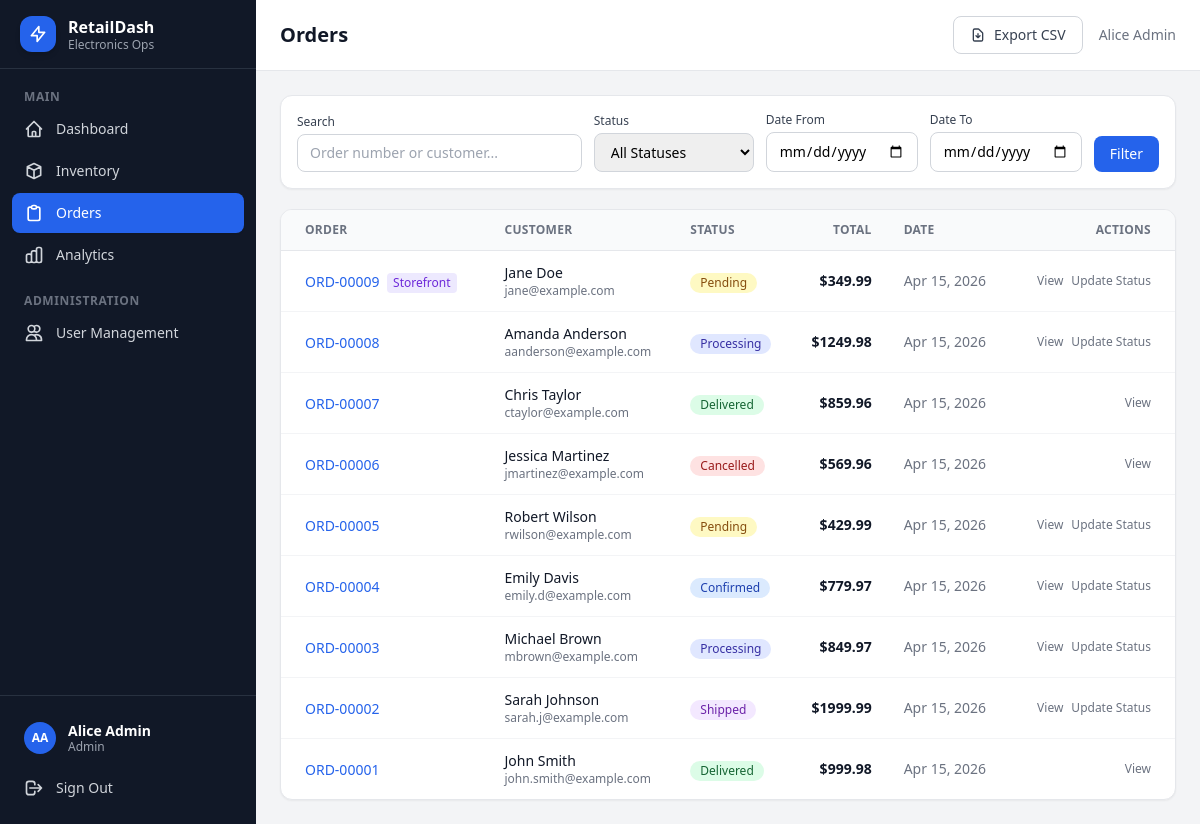
Screenshot of /orders/ (signed in) with the database file from the repository.
### apps/accounts/models.py (models this page shows, shortened)
class Profile(models.Model):
    ROLE_CHOICES = [
        ('admin', 'Admin'),
        ('manager', 'Manager'),
        ('analyst', 'Analyst'),
        ('staff', 'Staff'),
    ]
    user = models.OneToOneField(User, on_delete=models.CASCADE, related_name='profile')
    role = models.CharField(max_length=20, choices=ROLE_CHOICES, default='staff')
    phone = models.CharField(max_length=20, blank=True, null=True)
    avatar = models.ImageField(upload_to='avatars/', blank=True, null=True)

### apps/orders/models.py (models this page shows, shortened)
class Order(models.Model):
    STATUS_CHOICES = [
        ('pending', 'Pending'),
        ('confirmed', 'Confirmed'),
        ('processing', 'Processing'),
        ('shipped', 'Shipped'),
        ('delivered', 'Delivered'),
        ('cancelled', 'Cancelled'),
    ]
    SOURCE_CHOICES = [
        ('storefront', 'Storefront'),
        ('internal', 'Internal'),
    ]
    order_number = models.CharField(max_length=20, unique=True, blank=True)
    customer_name = models.CharField(max_length=200)
    customer_email = models.EmailField()
    customer_phone = models.CharField(max_length=20, blank=True)
    status = models.CharField(max_length=20, choices=STATUS_CHOICES, default='pending')
    total_amount = models.DecimalField(max_digits=12, decimal_places=2, default=0)
    source = models.CharField(max_length=20, choices=SOURCE_CHOICES, default='internal')
    created_by = models.ForeignKey(User, on_delete=models.SET_NULL, null=True, related_name='orders')
    created_at = models.DateTimeField(auto_now_add=True)
    updated_at = models.DateTimeField(auto_now=True)
    class Meta:
        ordering = ['-created_at']

### apps/orders/views.py (the view)
# urls.py: path('', views.order_list, name='order_list'),
@login_required
@role_required('admin', 'manager', 'staff')
def order_list(request):
    orders = Order.objects.select_related('created_by').all()
    status_filter = request.GET.get('status', '')
    date_from = request.GET.get('date_from', '')
    date_to = request.GET.get('date_to', '')
    search = request.GET.get('search', '')
    if status_filter:
        orders = orders.filter(status=status_filter)
    if date_from:
        orders = orders.filter(created_at__date__gte=date_from)
    if date_to:
        orders = orders.filter(created_at__date__lte=date_to)
    if search:
        orders = orders.filter(
            Q(order_number__icontains=search) | Q(customer_name__icontains=search)
        )
    paginator = Paginator(orders, 20)
    page_number = request.GET.get('page')
    page_obj = paginator.get_page(page_number)
    return render(request, 'orders/order_list.html', {
        'page_obj': page_obj,
        'status_filter': status_filter,
        'date_from': date_from,
        'date_to': date_to,
        'search': search,
        'status_choices': Order.STATUS_CHOICES,
    })

### apps/storefront/context_processors.py (called while the page is built)
def cart_count(request):
    cart = request.session.get('cart', {})
    return {'cart_count': sum(item['quantity'] for item in cart.values())}

### templates/orders/order_list.html (shortened to what this page needs)
{% extends 'base.html' %}
{% block page_title %}Orders{% endblock %}
{% block header_actions %}
{% if request.user.profile.role in 'admin,manager,analyst' %}
<a href="{% url 'orders:order_export_csv' %}{% if request.GET %}?{{ request.GET.urlencode }}{% endif %}"
   class="inline-flex items-center gap-2 px-4 py-2 bg-white border border-gray-300 text-gray-700 rounded-lg text-sm font-medium hover:bg-gray-50 transition-colors">
    <svg class="w-4 h-4" fill="none" stroke="currentColor" viewBox="0 0 24 24">
        <path stroke-linecap="round" stroke-linejoin="round" stroke-width="2" d="M12 10v6m0 0l-3-3m3 3l3-3m2 8H7a2 2 0 01-2-2V5a2 2 0 012-2h5.586a1 1 0 01.707.293l5.414 5.414a1 1 0 01.293.707V19a2 2 0 01-2 2z"/>
    </svg>
    Export CSV
</a>
{% endif %}
{% endblock %}
{% block content %}
<div class="bg-white rounded-xl shadow-sm border border-gray-200 p-4 mb-5">
    <form method="get" class="flex flex-wrap gap-3 items-end">
        <div class="flex-1 min-w-48">
            <label class="block text-xs font-medium text-gray-700 mb-1">Search</label>
            <input type="text" name="search" value="{{ search }}" placeholder="Order number or customer..."
                   class="w-full px-3 py-2 text-sm border border-gray-300 rounded-lg focus:ring-2 focus:ring-blue-500 focus:border-transparent">
        </div>
        <div class="min-w-40">
            <label class="block text-xs font-medium text-gray-700 mb-1">Status</label>
            <select name="status" class="w-full px-3 py-2 text-sm border border-gray-300 rounded-lg focus:ring-2 focus:ring-blue-500">
                <option value="">All Statuses</option>
            </select>
        </div>
        <div class="min-w-36">
            <label class="block text-xs font-medium text-gray-700 mb-1">Date From</label>
            <input type="date" name="date_from" value="{{ date_from }}"
                   class="w-full px-3 py-2 text-sm border border-gray-300 rounded-lg focus:ring-2 focus:ring-blue-500">
        </div>
        <div class="min-w-36">
            <label class="block text-xs font-medium text-gray-700 mb-1">Date To</label>
            <input type="date" name="date_to" value="{{ date_to }}"
                   class="w-full px-3 py-2 text-sm border border-gray-300 rounded-lg focus:ring-2 focus:ring-blue-500">
        </div>
        <button type="submit"
                class="px-4 py-2 bg-blue-600 text-white rounded-lg text-sm font-medium hover:bg-blue-700 transition-colors">
            Filter
        </button>
    </form>
</div>
<div class="bg-white rounded-xl shadow-sm border border-gray-200 overflow-hidden">
    <div class="overflow-x-auto">
        <table class="w-full">
            <thead>
                <tr class="border-b border-gray-200 bg-gray-50">
                    <th class="text-left text-xs font-semibold text-gray-500 uppercase tracking-wide px-6 py-3">Order</th>
                    <th class="text-left text-xs font-semibold text-gray-500 uppercase tracking-wide px-4 py-3">Customer</th>
                    <th class="text-left text-xs font-semibold text-gray-500 uppercase tracking-wide px-4 py-3">Status</th>
                    <th class="text-right text-xs font-semibold text-gray-500 uppercase tracking-wide px-4 py-3">Total</th>
                    <th class="text-left text-xs font-semibold text-gray-500 uppercase tracking-wide px-4 py-3">Date</th>
                    <th class="text-right text-xs font-semibold text-gray-500 uppercase tracking-wide px-6 py-3">Actions</th>
                </tr>
            </thead>
            <tbody class="divide-y divide-gray-100">
                {% for order in page_obj %}
                <tr class="hover:bg-gray-50 transition-colors">
                    <td class="px-6 py-3">
                        <a href="{% url 'orders:order_detail' order.pk %}" class="text-sm font-medium text-blue-600 hover:text-blue-700">
                            {{ order.order_number }}
                        </a>
                        {% if order.source == 'storefront' %}
                        <span class="ml-1 inline-flex items-center px-1.5 py-0.5 rounded text-xs font-medium bg-violet-100 text-violet-700">Storefront</span>
                        {% endif %}
                    </td>
                    <td class="px-4 py-3">
                        <p class="text-sm font-medium text-gray-900">{{ order.customer_name }}</p>
                        <p class="text-xs text-gray-500">{{ order.customer_email }}</p>
                    </td>
                    <td class="px-4 py-3">
                        <span class="inline-flex items-center px-2.5 py-0.5 rounded-full text-xs font-medium
                            {% if order.status == 'delivered' %}bg-green-100 text-green-800
                            {% elif order.status == 'cancelled' %}bg-red-100 text-red-800
                            {% elif order.status == 'shipped' %}bg-purple-100 text-purple-800
                            {% elif order.status == 'processing' %}bg-indigo-100 text-indigo-800
                            {% elif order.status == 'confirmed' %}bg-blue-100 text-blue-800
                            {% else %}bg-yellow-100 text-yellow-800{% endif %}">
                            {{ order.get_status_display }}
                        </span>
                    </td>
                    <td class="px-4 py-3 text-sm font-semibold text-gray-900 text-right">${{ order.total_amount|floatformat:2 }}</td>
                    <td class="px-4 py-3 text-sm text-gray-500">{{ order.created_at|date:"M d, Y" }}</td>
                    <td class="px-6 py-3 text-right">
                        <div class="flex items-center justify-end gap-2">
                            <a href="{% url 'orders:order_detail' order.pk %}"
                               class="text-xs text-gray-500 hover:text-blue-600 font-medium">View</a>
                            {% if order.status not in 'delivered,cancelled' %}
                            <a href="{% url 'orders:order_update_status' order.pk %}"
                               class="text-xs text-gray-500 hover:text-blue-600 font-medium">Update Status</a>
                            {% endif %}
                        </div>
                    </td>
                </tr>
                {% empty %}
                <tr>
                    <td colspan="6" class="px-6 py-12 text-center">
                        <p class="text-gray-400 text-sm">No orders found.</p>
                    </td>
                </tr>
                {% endfor %}
            </tbody>
        </table>
    </div>
</div>
{% endblock %}

### templates/base.html (shortened to what this page needs)
<!DOCTYPE html>
<html lang="en" class="h-full bg-gray-100">
<head>
    <script src="https://cdn.tailwindcss.com"></script>
</head>
<body class="h-full">
<div class="flex h-full min-h-screen">
    <aside class="w-64 bg-gray-900 flex flex-col flex-shrink-0 fixed inset-y-0 left-0 z-50">
        <div class="flex items-center gap-3 px-5 py-4 border-b border-gray-700/60">
            <div class="w-9 h-9 bg-blue-600 rounded-xl flex items-center justify-center flex-shrink-0 shadow-md">
                <svg class="w-5 h-5 text-white" fill="none" stroke="currentColor" viewBox="0 0 24 24">
                    <path stroke-linecap="round" stroke-linejoin="round" stroke-width="2" d="M13 10V3L4 14h7v7l9-11h-7z"/>
                </svg>
            </div>
            <div>
                <p class="text-white font-bold text-base leading-tight">RetailDash</p>
                <p class="text-gray-400 text-xs leading-tight">Electronics Ops</p>
            </div>
        </div>
        <nav class="flex-1 px-3 py-5 space-y-0.5 overflow-y-auto">
            <p class="sidebar-section-label">Main</p>
            <a href="{% url 'core:dashboard' %}"
               class="sidebar-link {% if request.resolver_match.app_name == 'core' %}active{% endif %}">
                <svg class="w-5 h-5 flex-shrink-0" fill="none" stroke="currentColor" viewBox="0 0 24 24">
                    <path stroke-linecap="round" stroke-linejoin="round" stroke-width="2" d="M3 12l2-2m0 0l7-7 7 7M5 10v10a1 1 0 001 1h3m10-11l2 2m-2-2v10a1 1 0 01-1 1h-3m-6 0a1 1 0 001-1v-4a1 1 0 011-1h2a1 1 0 011 1v4a1 1 0 001 1m-6 0h6"/>
                </svg>
                Dashboard
            </a>
            {% with role=user.profile.role %}
            {% if role == 'admin' or role == 'manager' %}
            <a href="{% url 'inventory:product_list' %}"
               class="sidebar-link {% if request.resolver_match.app_name == 'inventory' %}active{% endif %}">
                <svg class="w-5 h-5 flex-shrink-0" fill="none" stroke="currentColor" viewBox="0 0 24 24">
                    <path stroke-linecap="round" stroke-linejoin="round" stroke-width="2" d="M20 7l-8-4-8 4m16 0l-8 4m8-4v10l-8 4m0-10L4 7m8 4v10M4 7v10l8 4"/>
                </svg>
                Inventory
            </a>
            {% endif %}
            {% if role == 'admin' or role == 'manager' or role == 'staff' %}
            <a href="{% url 'orders:order_list' %}"
               class="sidebar-link {% if request.resolver_match.app_name == 'orders' %}active{% endif %}">
                <svg class="w-5 h-5 flex-shrink-0" fill="none" stroke="currentColor" viewBox="0 0 24 24">
                    <path stroke-linecap="round" stroke-linejoin="round" stroke-width="2" d="M9 5H7a2 2 0 00-2 2v12a2 2 0 002 2h10a2 2 0 002-2V7a2 2 0 00-2-2h-2M9 5a2 2 0 002 2h2a2 2 0 002-2M9 5a2 2 0 012-2h2a2 2 0 012 2"/>
                </svg>
                Orders
            </a>
            {% endif %}
            {% if role == 'admin' or role == 'manager' or role == 'analyst' %}
            <a href="{% url 'analytics:dashboard' %}"
               class="sidebar-link {% if request.resolver_match.app_name == 'analytics' %}active{% endif %}">
                Analytics
            </a>
            {% endif %}
            {% if role == 'admin' %}
            <div class="pt-4">
                <p class="sidebar-section-label">Administration</p>
                <a href="{% url 'users:user_list' %}"
                   class="sidebar-link {% if request.resolver_match.app_name == 'users' %}active{% endif %}">
                    <svg class="w-5 h-5 flex-shrink-0" fill="none" stroke="currentColor" viewBox="0 0 24 24">
                        <path stroke-linecap="round" stroke-linejoin="round" stroke-width="2" d="M12 4.354a4 4 0 110 5.292M15 21H3v-1a6 6 0 0112 0v1zm0 0h6v-1a6 6 0 00-9-5.197M13 7a4 4 0 11-8 0 4 4 0 018 0z"/>
                    </svg>
                    User Management
                </a>
            </div>
            {% endif %}
            {% endwith %}
        </nav>
        <div class="px-3 py-4 border-t border-gray-700/60 space-y-1">
            <a href="{% url 'profile:view' %}" class="sidebar-link">
                <div class="w-8 h-8 bg-blue-600 rounded-full flex items-center justify-center text-white text-xs font-bold flex-shrink-0">
                    {{ user.first_name|first|upper }}{{ user.last_name|first|upper }}
                </div>
                <div class="flex-1 min-w-0">
                    <p class="text-sm font-semibold text-white truncate leading-tight">{{ user.get_full_name|default:user.username }}</p>
                    <p class="text-xs text-gray-400 capitalize leading-tight">{{ user.profile.role }}</p>
                </div>
            </a>
            <form method="post" action="{% url 'accounts:logout' %}">
                <button type="submit" class="sidebar-link w-full text-left">
                    <svg class="w-5 h-5 flex-shrink-0" fill="none" stroke="currentColor" viewBox="0 0 24 24">
                        <path stroke-linecap="round" stroke-linejoin="round" stroke-width="2" d="M17 16l4-4m0 0l-4-4m4 4H7m6 4v1a3 3 0 01-3 3H6a3 3 0 01-3-3V7a3 3 0 013-3h4a3 3 0 013 3v1"/>
                    </svg>
                    Sign Out
                </button>
            </form>
        </div>
    </aside>
    <div class="flex-1 flex flex-col ml-64">
        <header class="bg-white border-b border-gray-200 px-6 py-4 flex items-center justify-between sticky top-0 z-40">
            <div>
                <h1 class="text-xl font-semibold text-gray-900">{% block page_title %}Dashboard{% endblock %}</h1>
            </div>
            <div class="flex items-center gap-4">
                {% block header_actions %}{% endblock %}
                <span class="text-sm text-gray-500">{{ user.get_full_name|default:user.username }}</span>
            </div>
        </header>
        <main class="flex-1 p-6">
            {% block content %}{% endblock %}
        </main>
    </div>
</div>
</body>
</html>

### templates/base.html (style rules this page uses)
.sidebar-link { @apply flex items-center gap-3 px-3 py-2.5 rounded-lg text-sm font-medium transition-all duration-150 text-gray-300; }
.sidebar-link.active { @apply bg-blue-600 text-white shadow-sm; }
.sidebar-section-label { @apply px-3 mb-1 text-xs font-semibold uppercase tracking-wider text-gray-500; }

### rows the page displays
Order: order_number "ORD-00009", source "Storefront", customer_name "Jane Doe", customer_email "jane@example.com", status "Pending", total_amount "349.99", created_at "Apr 15, 2026", shows "Update Status"
Order: order_number "ORD-00008", customer_name "Amanda Anderson", customer_email "aanderson@example.com", status "Processing", total_amount "1249.98", created_at "Apr 15, 2026", shows "Update Status"
Order: order_number "ORD-00007", customer_name "Chris Taylor", customer_email "ctaylor@example.com", status "Delivered", total_amount "859.96", created_at "Apr 15, 2026"
Order: order_number "ORD-00006", customer_name "Jessica Martinez", customer_email "jmartinez@example.com", status "Cancelled", total_amount "569.96", created_at "Apr 15, 2026"
Order: order_number "ORD-00005", customer_name "Robert Wilson", customer_email "rwilson@example.com", status "Pending", total_amount "429.99", created_at "Apr 15, 2026", shows "Update Status"
Order: order_number "ORD-00004", customer_name "Emily Davis", customer_email "emily.d@example.com", status "Confirmed", total_amount "779.97", created_at "Apr 15, 2026", shows "Update Status"
Order: order_number "ORD-00003", customer_name "Michael Brown", customer_email "mbrown@example.com", status "Processing", total_amount "849.97", created_at "Apr 15, 2026", shows "Update Status"
Order: order_number "ORD-00002", customer_name "Sarah Johnson", customer_email "sarah.j@example.com", status "Shipped", total_amount "1999.99", created_at "Apr 15, 2026", shows "Update Status"
Order: order_number "ORD-00001", customer_name "John Smith", customer_email "john.smith@example.com", status "Delivered", total_amount "999.98", created_at "Apr 15, 2026"

### other values shown
{{ user.first_name|first|upper }} "A"
{{ user.last_name|first|upper }} "A"
{{ user.get_full_name|default:user.username }} "Alice Admin"
{{ user.profile.role }} "Admin"
